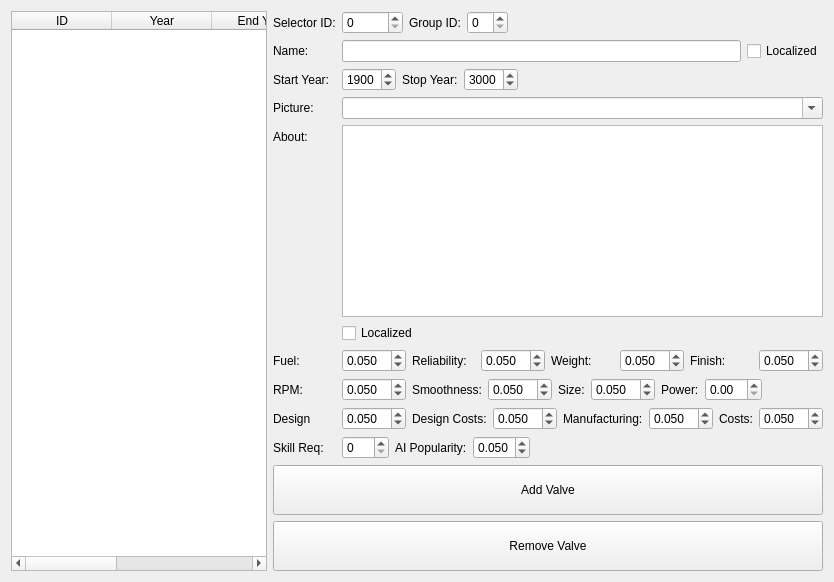
     <widget class="QWidget" name="tab_7">
      <attribute name="title">
       <string>Valves</string>
      </attribute>
      <layout class="QGridLayout" name="gridLayout_8">
       <item row="0" column="0">
        <widget class="QTableWidget" name="table_valve">
         <column>
          <property name="text">
           <string>ID</string>
          </property>
         </column>
         <column>
          <property name="text">
           <string>Year</string>
          </property>
         </column>
         <column>
          <property name="text">
           <string>End Year</string>
          </property>
         </column>
         <column>
          <property name="text">
           <string>Name</string>
          </property>
         </column>
         <column>
          <property name="text">
           <string>Skill</string>
          </property>
         </column>
        </widget>
       </item>
       <item row="0" column="1">
        <layout class="QFormLayout" name="formLayout_7">
         <property name="fieldGrowthPolicy">
          <enum>QFormLayout::AllNonFixedFieldsGrow</enum>
         </property>
         <item row="0" column="0">
          <widget class="QLabel" name="label_247">
           <property name="text">
            <string>Selector ID:</string>
           </property>
          </widget>
         </item>
         <item row="0" column="1">
          <layout class="QHBoxLayout" name="horizontalLayout_88">
           <item>
            <widget class="QSpinBox" name="spinBox_valve_id">
             <property name="maximum">
              <number>99999</number>
             </property>
            </widget>
           </item>
           <item>
            <widget class="QLabel" name="label_248">
             <property name="text">
              <string>Group ID:</string>
             </property>
            </widget>
           </item>
           <item>
            <widget class="QSpinBox" name="spinBox_valve_group"/>
           </item>
           <item>
            <spacer name="horizontalSpacer_39">
             <property name="orientation">
              <enum>Qt::Horizontal</enum>
             </property>
             <property name="sizeHint" stdset="0">
              <size>
               <width>40</width>
               <height>20</height>
              </size>
             </property>
            </spacer>
           </item>
          </layout>
         </item>
         <item row="1" column="0">
          <widget class="QLabel" name="label_91">
           <property name="text">
            <string>Name:</string>
           </property>
          </widget>
         </item>
         <item row="1" column="1">
          <layout class="QHBoxLayout" name="horizontalLayout_32">
           <item>
            <widget class="QLineEdit" name="lineEdit_valve_name"/>
           </item>
           <item>
            <widget class="QCheckBox" name="checkBox_valve_name_localize">
             <property name="text">
              <string>Localized</string>
             </property>
            </widget>
           </item>
          </layout>
         </item>
         <item row="2" column="0">
          <widget class="QLabel" name="label_92">
           <property name="text">
            <string>Start Year:</string>
           </property>
          </widget>
         </item>
         <item row="3" column="0">
          <widget class="QLabel" name="label_94">
           <property name="text">
            <string>Picture:</string>
           </property>
          </widget>
         </item>
         <item row="3" column="1">
          <widget class="QComboBox" name="comboBox_valve_picture">
           <property name="editable">
            <bool>true</bool>
           </property>
          </widget>
         </item>
         <item row="4" column="0">
          <widget class="QLabel" name="label_95">
           <property name="text">
            <string>About:</string>
           </property>
          </widget>
         </item>
         <item row="4" column="1">
          <layout class="QVBoxLayout" name="verticalLayout_8">
           <item>
            <widget class="QTextEdit" name="textEdit_valve_about"/>
           </item>
           <item>
            <widget class="QCheckBox" name="checkBox_valve_about_localized">
             <property name="text">
              <string>Localized</string>
             </property>
            </widget>
           </item>
          </layout>
         </item>
         <item row="5" column="0">
          <widget class="QLabel" name="label_96">
           <property name="text">
            <string>Fuel:</string>
           </property>
          </widget>
         </item>
         <item row="5" column="1">
          <layout class="QHBoxLayout" name="horizontalLayout_34">
           <item>
            <widget class="QDoubleSpinBox" name="spinBox_valve_fuel">
             <property name="decimals">
              <number>3</number>
             </property>
             <property name="singleStep">
              <double>0.010000000000000</double>
             </property>
             <property name="value">
              <double>0.050000000000000</double>
             </property>
            </widget>
           </item>
           <item>
            <widget class="QLabel" name="label_97">
             <property name="text">
              <string>Reliability:</string>
             </property>
            </widget>
           </item>
           <item>
            <widget class="QDoubleSpinBox" name="spinBox_valve_reliability">
             <property name="decimals">
              <number>3</number>
             </property>
             <property name="minimum">
              <double>-5.000000000000000</double>
             </property>
             <property name="singleStep">
              <double>0.010000000000000</double>
             </property>
             <property name="value">
              <double>0.050000000000000</double>
             </property>
            </widget>
           </item>
           <item>
            <widget class="QLabel" name="label_98">
             <property name="text">
              <string>Weight:</string>
             </property>
            </widget>
           </item>
           <item>
            <widget class="QDoubleSpinBox" name="spinBox_valve_weight">
             <property name="decimals">
              <number>3</number>
             </property>
             <property name="minimum">
              <double>-5.000000000000000</double>
             </property>
             <property name="singleStep">
              <double>0.010000000000000</double>
             </property>
             <property name="value">
              <double>0.050000000000000</double>
             </property>
            </widget>
           </item>
           <item>
            <widget class="QLabel" name="label_99">
             <property name="text">
              <string>Finish:</string>
             </property>
            </widget>
           </item>
           <item>
            <widget class="QDoubleSpinBox" name="spinBox_valve_finish">
             <property name="decimals">
              <number>3</number>
             </property>
             <property name="singleStep">
              <double>0.010000000000000</double>
             </property>
             <property name="value">
              <double>0.050000000000000</double>
             </property>
            </widget>
           </item>
          </layout>
         </item>
         <item row="6" column="0">
          <widget class="QLabel" name="label_249">
           <property name="text">
            <string>RPM:</string>
           </property>
          </widget>
         </item>
         <item row="6" column="1">
          <layout class="QHBoxLayout" name="horizontalLayout_89">
           <item>
            <widget class="QDoubleSpinBox" name="spinBox_valve_rpm">
             <property name="decimals">
              <number>3</number>
             </property>
             <property name="singleStep">
              <double>0.010000000000000</double>
             </property>
             <property name="value">
              <double>0.050000000000000</double>
             </property>
            </widget>
           </item>
           <item>
            <widget class="QLabel" name="label_250">
             <property name="text">
              <string>Smoothness:</string>
             </property>
            </widget>
           </item>
           <item>
            <widget class="QDoubleSpinBox" name="spinBox_valve_smooth">
             <property name="decimals">
              <number>3</number>
             </property>
             <property name="minimum">
              <double>-5.000000000000000</double>
             </property>
             <property name="singleStep">
              <double>0.010000000000000</double>
             </property>
             <property name="value">
              <double>0.050000000000000</double>
             </property>
            </widget>
           </item>
           <item>
            <widget class="QLabel" name="label_251">
             <property name="text">
              <string>Size:</string>
             </property>
            </widget>
           </item>
           <item>
            <widget class="QDoubleSpinBox" name="spinBox_valve_size">
             <property name="decimals">
              <number>3</number>
             </property>
             <property name="singleStep">
              <double>0.010000000000000</double>
             </property>
             <property name="value">
              <double>0.050000000000000</double>
             </property>
            </widget>
           </item>
           <item>
            <widget class="QLabel" name="label_132">
             <property name="text">
              <string>Power:</string>
             </property>
            </widget>
           </item>
           <item>
            <widget class="QDoubleSpinBox" name="spinBox_Valve_Power"/>
           </item>
           <item>
            <spacer name="horizontalSpacer_40">
             <property name="orientation">
              <enum>Qt::Horizontal</enum>
             </property>
             <property name="sizeHint" stdset="0">
              <size>
               <width>40</width>
               <height>20</height>
              </size>
             </property>
            </spacer>
           </item>
          </layout>
         </item>
         <item row="7" column="0">
          <widget class="QLabel" name="label_100">
           <property name="text">
            <string>Design</string>
           </property>
          </widget>
         </item>
         <item row="7" column="1">
          <layout class="QHBoxLayout" name="horizontalLayout_35">
           <item>
            <widget class="QDoubleSpinBox" name="spinBox_valve_design">
             <property name="decimals">
              <number>3</number>
             </property>
             <property name="singleStep">
              <double>0.010000000000000</double>
             </property>
             <property name="value">
              <double>0.050000000000000</double>
             </property>
            </widget>
           </item>
           <item>
            <widget class="QLabel" name="label_101">
             <property name="text">
              <string>Design Costs:</string>
             </property>
            </widget>
           </item>
           <item>
            <widget class="QDoubleSpinBox" name="spinBox_valve_designcost">
             <property name="decimals">
              <number>3</number>
             </property>
             <property name="singleStep">
              <double>0.010000000000000</double>
             </property>
             <property name="value">
              <double>0.050000000000000</double>
             </property>
            </widget>
           </item>
           <item>
            <widget class="QLabel" name="label_102">
             <property name="text">
              <string>Manufacturing:</string>
             </property>
            </widget>
           </item>
           <item>
            <widget class="QDoubleSpinBox" name="spinBox_valve_manu">
             <property name="decimals">
              <number>3</number>
             </property>
             <property name="singleStep">
              <double>0.010000000000000</double>
             </property>
             <property name="value">
              <double>0.050000000000000</double>
             </property>
            </widget>
           </item>
           <item>
            <widget class="QLabel" name="label_103">
             <property name="text">
              <string>Costs:</string>
             </property>
            </widget>
           </item>
           <item>
            <widget class="QDoubleSpinBox" name="spinBox_valve_costs">
             <property name="decimals">
              <number>3</number>
             </property>
             <property name="singleStep">
              <double>0.010000000000000</double>
             </property>
             <property name="value">
              <double>0.050000000000000</double>
             </property>
            </widget>
           </item>
          </layout>
         </item>
         <item row="8" column="0">
          <widget class="QLabel" name="label_104">
           <property name="text">
            <string>Skill Req:</string>
           </property>
          </widget>
         </item>
         <item row="8" column="1">
          <layout class="QHBoxLayout" name="horizontalLayout_36">
           <item>
            <widget class="QSpinBox" name="spinBox_valve_skill">
             <property name="maximum">
              <number>200</number>
             </property>
            </widget>
           </item>
           <item>
            <widget class="QLabel" name="label_105">
             <property name="text">
              <string>AI Popularity:</string>
             </property>
            </widget>
           </item>
           <item>
            <widget class="QDoubleSpinBox" name="spinBox_valve_aipop">
             <property name="decimals">
              <number>3</number>
             </property>
             <property name="maximum">
              <double>1.500000000000000</double>
             </property>
             <property name="singleStep">
              <double>0.010000000000000</double>
             </property>
             <property name="value">
              <double>0.050000000000000</double>
             </property>
            </widget>
           </item>
           <item>
            <spacer name="horizontalSpacer_14">
             <property name="orientation">
              <enum>Qt::Horizontal</enum>
             </property>
             <property name="sizeHint" stdset="0">
              <size>
               <width>40</width>
               <height>20</height>
              </size>
             </property>
            </spacer>
           </item>
          </layout>
         </item>
         <item row="9" column="0" colspan="2">
          <widget class="QPushButton" name="button_valve_add">
           <property name="minimumSize">
            <size>
             <width>0</width>
             <height>50</height>
            </size>
           </property>
           <property name="text">
            <string>Add Valve</string>
           </property>
          </widget>
         </item>
         <item row="10" column="0" colspan="2">
          <widget class="QPushButton" name="button_valve_remove">
           <property name="minimumSize">
            <size>
             <width>0</width>
             <height>50</height>
            </size>
           </property>
           <property name="text">
            <string>Remove Valve</string>
           </property>
          </widget>
         </item>
         <item row="2" column="1">
          <layout class="QHBoxLayout" name="horizontalLayout_33">
           <item>
            <widget class="QSpinBox" name="spinBox_valve_year">
             <property name="minimum">
              <number>1800</number>
             </property>
             <property name="maximum">
              <number>9999</number>
             </property>
             <property name="value">
              <number>1900</number>
             </property>
            </widget>
           </item>
           <item>
            <widget class="QLabel" name="label_93">
             <property name="text">
              <string>Stop Year:</string>
             </property>
            </widget>
           </item>
           <item>
            <widget class="QSpinBox" name="spinBox_valve_endyear">
             <property name="minimum">
              <number>1800</number>
             </property>
             <property name="maximum">
              <number>9999</number>
             </property>
             <property name="value">
              <number>3000</number>
             </property>
            </widget>
           </item>
           <item>
            <spacer name="horizontalSpacer_13">
             <property name="orientation">
              <enum>Qt::Horizontal</enum>
             </property>
             <property name="sizeHint" stdset="0">
              <size>
               <width>40</width>
               <height>20</height>
              </size>
             </property>
            </spacer>
           </item>
          </layout>
         </item>
        </layout>
       </item>
      </layout>
     </widget>
